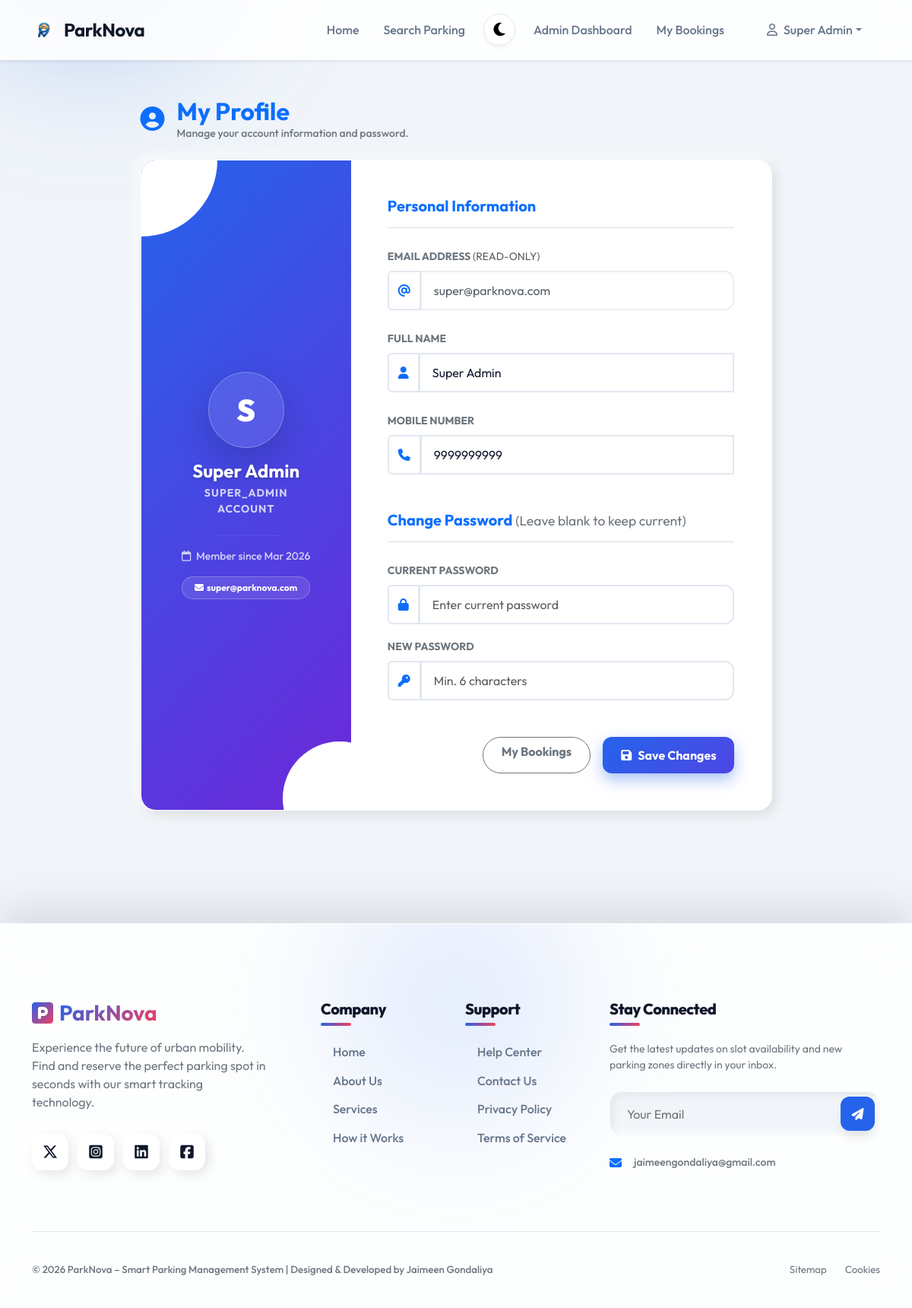
The page /user_profile.php (signed in) on the database its author committed.
### tables this page shows
CREATE TABLE `users` (
  `user_id` int(11) NOT NULL,
  `role` varchar(20) NOT NULL DEFAULT 'user',
  `status` enum('active','inactive') DEFAULT 'active',
  `name` varchar(100) NOT NULL,
  `email` varchar(100) NOT NULL,
  `mobile` varchar(20) DEFAULT NULL,
  `password` varchar(255) NOT NULL,
  `created_at` timestamp NOT NULL DEFAULT current_timestamp(),
  `vehicle_number` varchar(50) DEFAULT NULL,
  `vehicle_type` enum('Car','Bike','EV') DEFAULT NULL
);

### config_db.php (called while the page is built, shortened)
<?php
$script_name = $_SERVER['SCRIPT_NAME'];
$dir = dirname($script_name);
$base_url = ($dir === DIRECTORY_SEPARATOR || $dir === '/') ? '' : str_replace('\\', '/', $dir);
if (strpos($base_url, '/ParkNova') !== false) {
    $base_url = substr($base_url, 0, strpos($base_url, '/ParkNova') + 9);
}
else {
    $parts = explode('/', trim($base_url, '/'));
    if (!empty($parts[0])) {
        $base_url = '/' . $parts[0];
    }
    else {
        $base_url = '';
    }
}
?>

### user_profile.php (the view, shortened to what this page needs)
<?php
require_once __DIR__ . '/config_db.php';
$user_id = $_SESSION['user_id'];
$stmt = $pdo->prepare("SELECT * FROM users WHERE user_id = ?");
$stmt->execute([$user_id]);
$user = $stmt->fetch();
require_once __DIR__ . '/includes_header.php';
require_once __DIR__ . '/includes_navbar.php';
?>
<div class="container py-5">
    <div class="row justify-content-center">
        <div class="col-lg-9">
            <div class="d-flex align-items-center gap-3 mb-4">
                <div class="text-primary"><i class="fa-solid fa-user-circle fa-2x"></i></div>
                <div>
                    <h2 class="fw-bold mb-0 text-primary">My Profile</h2>
                    <p class="text-secondary small mb-0 fw-medium">Manage your account information and password.</p>
                </div>
            </div>
            <div class="card-3d overflow-hidden">
                <div class="row g-0">
                    <div class="col-md-4 text-white text-center p-5 d-flex flex-column justify-content-center position-relative overflow-hidden" style="background: linear-gradient(135deg, var(--primary-color), #6d28d9);">
                        <div class="position-absolute top-0 start-0 rounded-circle bg-white opacity-10" style="width: 200px; height: 200px; transform: translate(-50%,-50%);"></div>
                        <div class="position-absolute bottom-0 end-0 rounded-circle bg-white opacity-10" style="width: 150px; height: 150px; transform: translate(40%,40%);"></div>
                        <div class="bg-white bg-opacity-10 rounded-circle d-inline-flex align-items-center justify-content-center mb-3 mx-auto shadow-lg border border-white border-opacity-25" style="width: 100px; height: 100px; position: relative; z-index: 1; font-size: 2.5rem; font-weight: 900;">
                            <?= strtoupper(substr($user['name'], 0, 1)) ?>
                        </div>
                        <h4 class="fw-bold mb-1" style="position: relative; z-index: 1; text-shadow: 0 2px 4px rgba(0,0,0,0.2);"><?= htmlspecialchars($user['name']) ?></h4>
                        <p class="opacity-75 small mb-2 fw-bold text-uppercase" style="position: relative; z-index: 1; letter-spacing: 1px;"><?= ucfirst($user['role']) ?> Account</p>
                        <hr class="border-white border-opacity-25 w-50 mx-auto my-3">
                        <div class="small opacity-75 fw-medium" style="position: relative; z-index: 1;">
                            <i class="fa-regular fa-calendar me-1"></i> Member since <?= date('M Y', strtotime($user['created_at'])) ?>
                        </div>
                        <div class="mt-3" style="position: relative; z-index: 1;">
                            <span class="badge bg-white bg-opacity-10 text-white border border-white border-opacity-25 rounded-pill px-3 py-2">
                                <i class="fa-solid fa-envelope me-1"></i><?= htmlspecialchars($user['email']) ?>
                            </span>
                        </div>
                    </div>
                    <div class="col-md-8 p-4 p-md-5 bg-surface">
                        <form action="" method="POST" class="needs-validation" novalidate>
                            <h5 class="fw-bold border-bottom border-secondary border-opacity-25 pb-3 mb-4 text-primary">Personal Information</h5>
                            <div class="mb-4">
                                <label class="form-label text-secondary fw-bold small text-uppercase">Email Address <span class="text-muted fw-normal">(Read-only)</span></label>
                                <div class="input-group">
                                    <span class="input-group-text bg-transparent text-primary"><i class="fa-solid fa-at"></i></span>
                                    <input type="email" class="form-control" value="<?= htmlspecialchars($user['email']) ?>" readonly style="opacity: 0.7; cursor: not-allowed;">
                                </div>
                            </div>
                            <div class="mb-4">
                                <label class="form-label text-secondary fw-bold small text-uppercase">Full Name</label>
                                <div class="input-group">
                                    <span class="input-group-text bg-transparent text-primary"><i class="fa-solid fa-user"></i></span>
                                    <input type="text" name="name" class="form-control" value="<?= htmlspecialchars($user['name']) ?>" required minlength="3" pattern="[A-Za-z\s]+">
                                </div>
                            </div>
                            <div class="mb-5">
                                <label class="form-label text-secondary fw-bold small text-uppercase">Mobile Number</label>
                                <div class="input-group">
                                    <span class="input-group-text bg-transparent text-primary"><i class="fa-solid fa-phone"></i></span>
                                    <input type="tel" name="mobile" class="form-control" value="<?= htmlspecialchars($user['mobile']) ?>" required pattern="[0-9]{10}">
                                </div>
                            </div>
                            <h5 class="fw-bold border-bottom border-secondary border-opacity-25 pb-3 mb-4 text-primary">
                                Change Password <span class="text-secondary fw-normal small">(Leave blank to keep current)</span>
                            </h5>
                            <div class="row g-3 mb-5">
                                <div class="col-12">
                                    <label class="form-label text-secondary fw-bold small text-uppercase">Current Password</label>
                                    <div class="input-group">
                                        <span class="input-group-text bg-transparent text-primary"><i class="fa-solid fa-lock"></i></span>
                                        <input type="password" name="current_password" class="form-control" placeholder="Enter current password">
                                    </div>
                                </div>
                                <div class="col-12">
                                    <label class="form-label text-secondary fw-bold small text-uppercase">New Password</label>
                                    <div class="input-group">
                                        <span class="input-group-text bg-transparent text-primary"><i class="fa-solid fa-key"></i></span>
                                        <input type="password" name="new_password" class="form-control" placeholder="Min. 6 characters" minlength="6">
                                    </div>
                                </div>
                            </div>
                            <div class="d-flex justify-content-end gap-3">
                                <a href="<?= $base_url ?>/user_history.php" class="btn btn-outline-secondary rounded-pill px-4 fw-bold">My Bookings</a>
                                <button type="submit" class="btn-primary-3d"><i class="fa-solid fa-floppy-disk me-2"></i>Save Changes</button>
                            </div>
                        </form>
                    </div>
                </div>
            </div>
        </div>
    </div>
</div>
<?php require_once __DIR__ . '/includes_footer.php'; ?>

### css_style.css (style rules this page uses)
:root { --bg-body: #f1f5f9; --bg-surface: #ffffff; --bg-surface-glass: rgba(255, 255, 255, 0.7); --text-primary: #0f172a; --text-secondary: #64748b; --border-color: #e2e8f0; --primary-color: #2563eb; --primary-glow: rgba(37, 99, 235, 0.4); --accent-color: #f43f5e; --shadow-sm: 0 4px 6px -1px rgba(0, 0, 0, 0.05); --shadow-md: 0 10px 15px -3px rgba(0, 0, 0, 0.1); --shadow-lg: 0 20px 25px -5px rgba(0, 0, 0, 0.1); --shadow-3d: 5px 5px 15px rgba(0, 0, 0, 0.1), -5px -5px 15px rgba(255, 255, 255, 0.8); --shadow-3d-inset: inset 5px 5px 10px rgba(0, 0, 0, 0.05), inset -5px -5px 10px rgba(255, 255, 255, 0.8); --nav-bg: rgba(255, 255, 255, 0.85); --glass-border: rgba(255, 255, 255, 0.5); }
body { font-family: 'Outfit', sans-serif; background-color: var(--bg-body); color: var(--text-primary); min-height: 100vh; margin: 0; transition: background-color 0.4s ease, color 0.4s ease; position: relative; overflow-x: hidden; }
body::before { content: ''; position: fixed; top: -20vh; left: -20vw; width: 60vw; height: 60vh; background: radial-gradient(circle, var(--primary-glow) 0%, transparent 60%); filter: blur(80px); z-index: -1; pointer-events: none; }
.card-3d { background: var(--bg-surface); border-radius: 20px; box-shadow: var(--shadow-3d); border: 1px solid var(--glass-border); transition: transform 0.3s ease, box-shadow 0.3s ease; }
.btn-primary-3d { background: linear-gradient(135deg, var(--primary-color), #4f46e5); color: white; border: none; font-weight: 700; border-radius: 12px; padding: 12px 24px; box-shadow: 0 8px 20px var(--primary-glow); transition: all 0.3s ease; }
.fa, .fas, .far, .fal, .fab, .fa-solid, .fa-regular, .fa-brands { display: inline-block !important; visibility: visible !important; opacity: 1 !important; }
.form-control, .form-select { background-color: var(--bg-surface); border: 2px solid var(--border-color); color: var(--text-primary); border-radius: 12px; padding: 12px 16px; transition: all 0.3s ease; box-shadow: inset 0 2px 4px rgba(0, 0, 0, 0.02); }
.input-group-text { background-color: var(--bg-surface); border: 2px solid var(--border-color); color: var(--text-secondary); }
.bg-surface { background-color: var(--bg-surface) !important; }

### rows shown on the page
users: name "S", name "Super Admin", role "SUPER_ADMIN", created_at "Mar 2026", email "super@parknova.com", mobile "9999999999"

### other values the page prints
$_SESSION['name'] "Super Admin"
